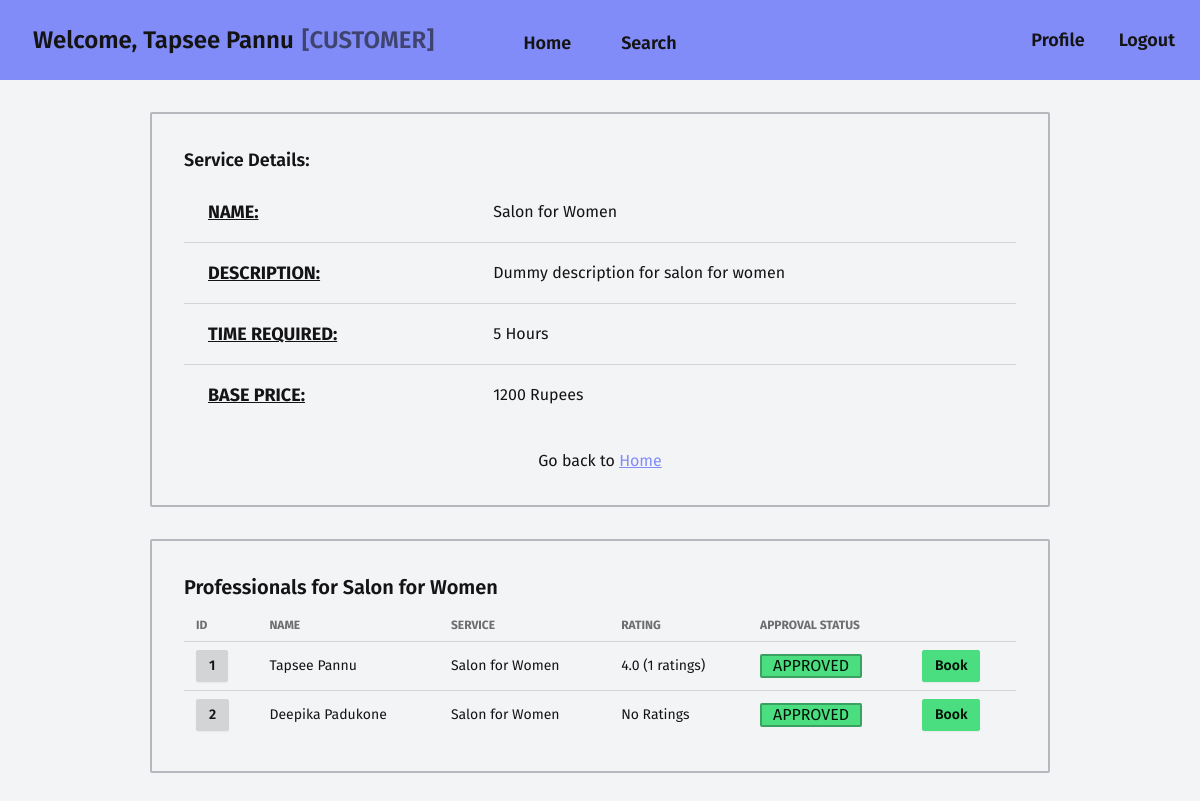
Screenshot of /customer/2/service/2 (signed in) with the database file from the repository.
### models.py (models this page shows, shortened)
class User(db.Model, UserMixin):
    __tablename__ = 'user'
    id: Mapped[int] = mapped_column(
        Integer, primary_key=True, autoincrement="auto")
    fullname: Mapped[str] = mapped_column(String(200))
    username: Mapped[str] = mapped_column(String(30), unique=True)
    email: Mapped[str] = mapped_column(String(200), unique=True)
    password: Mapped[str] = mapped_column(String(40))
    role: Mapped[str] = mapped_column(String(200))

class Service(db.Model):
    __tablename__ = 'service'
    id: Mapped[int] = mapped_column(
        Integer, primary_key=True, autoincrement="auto")
    name: Mapped[str] = mapped_column(String(200))
    price: Mapped[int] = mapped_column(Integer)
    timereq: Mapped[Optional[int]] = mapped_column(Integer)  # in hours
    description: Mapped[str] = mapped_column(Text)
    professionals: Mapped[List["Professional"]
                          ] = relationship(back_populates="service")
    created: Mapped[Optional[datetime]] = mapped_column(
        DateTime, server_default=func.now())
    updated: Mapped[Optional[datetime]] = mapped_column(
        DateTime, default=func.now(), onupdate=func.now())

class Professional(db.Model):
    __tablename__ = 'professional'
    id: Mapped[int] = mapped_column(
        Integer, primary_key=True, autoincrement="auto")
    user_id: Mapped[int] = mapped_column(ForeignKey("user.id"))
    user: Mapped["User"] = relationship(cascade="all,delete")
    contact: Mapped[str] = mapped_column(String(10), unique=True)
    address: Mapped[str] = mapped_column(Text)
    pincode: Mapped[str] = mapped_column(String(6))
    experience: Mapped[int] = mapped_column(Integer)
    description: Mapped[str] = mapped_column(Text)
    approval: Mapped[Optional[str]] = mapped_column(String, default="PENDING")
    service_id: Mapped[int] = mapped_column(ForeignKey("service.id"))
    service: Mapped["Service"] = relationship(back_populates="professionals")
    created: Mapped[Optional[datetime]] = mapped_column(
        DateTime, server_default=func.now())
    updated: Mapped[Optional[datetime]] = mapped_column(
        DateTime, default=func.now(), onupdate=func.now())
    def get_avg_rating(self):
        sql = select(func.avg(ServiceRequest.rating), func.count()).where(
            ServiceRequest.service_id == self.service_id,
            ServiceRequest.professional_id == self.id,
            ServiceRequest.status == "CLOSED"
        ).group_by(ServiceRequest.service_id)
        result = db.session.execute(sql).first()
        if not result:
            return "No Ratings"
        avg, count = result
        return f"{round(avg, 2)} ({count} ratings)"
    def get_avg_float(self):
        sql = select(func.avg(ServiceRequest.rating)).where(
            ServiceRequest.service_id == self.service_id,
            ServiceRequest.professional_id == self.id,
            ServiceRequest.status == "CLOSED"
        ).group_by(ServiceRequest.service_id)
        result = db.session.execute(sql).first()
        print(result)
        if not result:
            return 0
        return result[0]

### views.py (the view)
@app.route("/customer/<cust_id>/service/<service_id>")
def customer_service_details(cust_id, service_id):
    service = get_with_id(Service, service_id)
    customer = get_with_id(Customer, cust_id)
    if not (service and customer):
        return redirect(url_for("not_found"))
    profs = service.professionals
    def prof_sort(prof):
        return prof.get_avg_float()
    profs.sort(key=prof_sort, reverse=True)
    return render_template(
        "customer/service/details.html",
        service=service,
        customer=customer,
        professionals=profs,
    )

### login.py (called while the page is built)
@login_manager.user_loader
def load_user(id):
    user = get_with_id(User, int(id))
    if user:
        return user
    else:
        return None

### models.py (called while the page is built)
def get_with_id(model, pkid):
    sql = select(model).where(model.id == pkid)
    result = db.session.scalars(sql).first()
    return result

### templates/customer/service/details.html (shortened to what this page needs)
{% extends "base/customer/loggedin.html" %}
{% block content %}
<section class="card rounded-sm w-3/4 border-2 border-primary-content/25">
    <span class="card-body">
        {% if service %}
        <h2 class="card-title text-lg">Service Details:</h2>
        <table class="table table-lg">
            <tbody>
                <tr>
                    <td class="text-lg font-bold underline">NAME:</td>
                    <td>{{ service.name }}</td>
                </tr>
                <tr>
                    <td class="text-lg font-bold underline">DESCRIPTION:</td>
                    <td>{{ service.description }}</td>
                </tr>
                <tr>
                    <td class="text-lg font-bold underline">TIME REQUIRED:</td>
                    <td>{{ service.timereq }} Hours</td>
                </tr>
                <tr>
                    <td class="text-lg font-bold underline">BASE PRICE:</td>
                    <td>{{ service.price }} Rupees</td>
                </tr>
            </tbody>
        </table>
        {% else %}
        <p class="text-center text-lg font-bold">Requested service not found</p>
        {% endif %}
        <p class="text-center mt-4">
            Go back to <a href="{{ url_for('customer_home', user_id=current_user.id) }}" class="link link-primary">Home</a>
        </p>
</section>
{% include "customer/service/packages.html" %}
{% endblock %}

### templates/base/customer/loggedin.html (shortened to what this page needs)
<!DOCTYPE html>
<html lang="en">
  <head>
    <link rel="stylesheet" href="{{ url_for('static', filename='styles/main.css') }}">
  </head>
  <body>
    <div class="font-fira">
      <nav class="navbar bg-primary">
        <div class="navbar-start">
          <a href="#" class="btn btn-lg btn-ghost text-2xl">
            Welcome, {{ current_user.fullname }} <span class="opacity-60">[CUSTOMER]</span>
          </a>
        </div>
        <div class="navbar-center">
          <ul class="menu menu-lg menu-horizontal">
            <li><a href="{{ url_for('customer_home', user_id=current_user.id) }}" class="btn btn-ghost">Home</a></li>
            <li><a href="{{ url_for('customer_search', cust_id=customer.id) }}" class="btn btn-ghost">Search</a></li>
          </ul>
        </div>
        <div class="navbar-end">
          <a href="{{ url_for('customer_profile', cust_id=customer.id) }}" class="btn btn-ghost text-lg"> Profile </a>
          <a href="{{ url_for('logout') }}" class="btn btn-ghost text-lg"> Logout </a>
        </div>
      </nav>
      <div class="flex flex-col mt-8 mb-24 gap-8 items-center justify-center">
        {% block content %}{% endblock %}
      </div>
    </div>
  </body>
</html>

### templates/customer/service/packages.html
<section class="card rounded-sm w-3/4 border-2 border-primary-content/25">
  <div class="card-body">
    <h2 class="text-xl font-semibold">Professionals for {{service.name}}</h2>
    <table class="table table-sm">
      <thead>
        <tr>
          <th>ID</th>
          <th>NAME</th>
          <th>SERVICE</th>
          <th>RATING</th>
          <th>APPROVAL STATUS</th>
        </tr>
      </thead>
      <tbody>
        {% for prof in professionals %}
        <tr>
          <td>
            <a href="{{ url_for('customer_prof_details', cust_id=customer.id, prof_id=prof.id) }}">
              <button class="btn btn-sm">{{ prof.id }}</button>
            </a>
          </td>
          <td>{{ prof.user.fullname }}</td>
          <td>{{ prof.service.name }}</td>
          <td>{{ prof.get_avg_rating() }}</td>
          <td>
            {% if prof.approval == "PENDING" %}
            <span class="badge badge-lg border-dashed">{{ prof.approval }}</span>
            {% elif prof.approval == "REJECTED" %}
            <span class="badge badge-lg badge-error">{{ prof.approval }}</span>
            {% else %}
            <span class="badge badge-lg badge-success">{{ prof.approval }}</span>
            {% endif %}
          </td>
          <td>
            <span>
              <a
                href="{{ url_for('customer_service_book', cust_id=customer.id, service_id=service.id, prof_id=prof.id) }}">
                <button class="btn btn-sm btn-success">Book</button>
              </a>
            </span>
          </td>
        </tr>
        {% else %}
        <tr>
          <td colspan="7" class="text-center font-bold text-error-content text-lg">No Professionals Found</td>
        </tr>
        {% endfor %}
      </tbody>
    </table>
  </div>
</section>

### rows the page displays
User: fullname "Tapsee Pannu"
Service: name "Salon for Women", description "Dummy description for salon for women", timereq "5", price "1200"
Professional: id "1", user.fullname "Tapsee Pannu", service.name "Salon for Women", get_avg_rating "4.0 (1 ratings)", approval "APPROVED"
Professional: id "2", user.fullname "Deepika Padukone", service.name "Salon for Women", get_avg_rating "No Ratings", approval "APPROVED"
